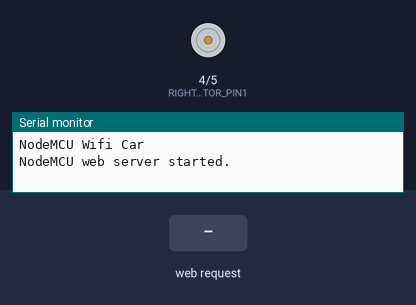
Simulated run of this sketch. Board: ESP8266 (NodeMCU). Shown: motor-driver pin pairs drawn as motors (green arrow = first pin HIGH = forward, orange = second pin HIGH = backward, longer = more drive), the last lines printed to the serial monitor. The test bench sets the inputs (shaded band). WiFi joins after 1.5 s; servers stay silent unless stated.

Above: at 1.2 s.
1.3 s: HTTP request GET /forward received
At 2.5 s:
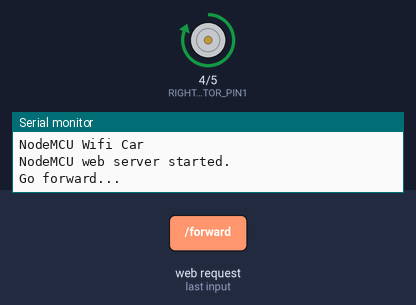
2.8 s: HTTP request GET /backward received
At 3.7 s:
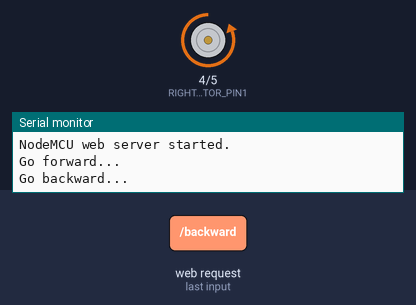
4.3 s: HTTP request GET / received
At 4.9 s:
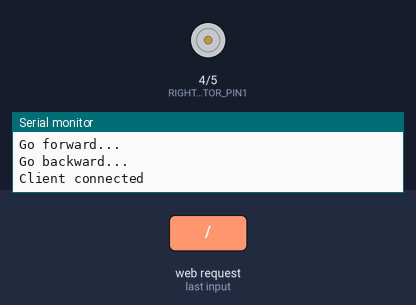
Timing chart, 0 to 7.3 s (numbered marks = the images above; inputs shaded):
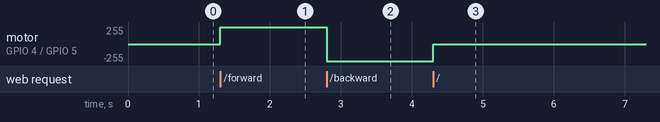

The sketch:

enaguration.ino
```cpp
// Simple WiFi-controlled car on NodeMCU V2 and L9110S motor drive board
// by Alan Wang and edited by Er. Sitaram Khadka to accomodate single motor control for enagurating curtain with web browser.

#include <ESP8266WiFi.h>
#include <ESP8266WebServer.h>

// WiFi settings
#define WIFI_MODE           1                     // 1 = AP mode, 2 = STA mode
#define SSID_AP             "Enaguration WiFi"    // for AP mode
#define PASSWORD_AP         "P@ssw0rd"            // for AP mode
#define SSID_STA            "Enaguration WiFi"      // for STA mode
#define PASSWORD_STA        "P@ssw0rd"  // for STA mode

// motor settings
#define RIGHT_MOTOR_PIN1    4                     // pin 1 of right motor (D2)
#define RIGHT_MOTOR_PIN2    5                     // pin 2 of right motor (D1)
#define RIGHT_MOTOR_SPEED   1023                  //speed for right motor (0-1023)

IPAddress local_ip(192, 168, 4, 1); //IP for AP mode
IPAddress gateway(192, 168, 4, 1); //IP for AP mode
IPAddress subnet(255, 255, 255, 0); //IP for AP mode
ESP8266WebServer server(80);
int mode = 0; // set car drive mode (0 = stop)

// initialize
void setup() {
  Serial.begin(9600);
  Serial.println("NodeMCU Wifi Car");
  pinMode(RIGHT_MOTOR_PIN1, OUTPUT);
  pinMode(RIGHT_MOTOR_PIN2, OUTPUT);
  control(); // stop the Motor

  if (WIFI_MODE == 1) { // AP mode
    WiFi.softAP(SSID_AP, PASSWORD_AP);
    WiFi.softAPConfig(local_ip, gateway, subnet);
  } else { // STA mode
    WiFi.begin(SSID_STA, PASSWORD_STA);
    Serial.print("Connecting to WiFi...");
    while (WiFi.status() != WL_CONNECTED) {
      delay(100);
      Serial.print(".");
    }
    Serial.println("");
    Serial.print("Connected! IP: ");
    Serial.println(WiFi.localIP()); //the IP is needed for connection in STA mode
  }

  // setup web server to handle specific HTTP requests
  server.on("/", HTTP_GET, handle_OnConnect);
  server.on("/forward", HTTP_GET, handle_forward);
  server.on("/backward", HTTP_GET, handle_backward);
  server.on("/stop", HTTP_GET, handle_stop);
  server.onNotFound(handle_NotFound);

  //start server
  server.begin();
  Serial.println("NodeMCU web server started.");
}

// handle HTTP requests and control car
void loop() {
  server.handleClient();
  control();
}

// HTTP request: on connect
void handle_OnConnect() {
  mode = 0;
  Serial.println("Client connected");
  server.send(200, "text/html", SendHTML());
}

// HTTP request: stop car
void handle_stop() {
  mode = 0;
  Serial.println("Stopped");
  server.send(200, "text/html", SendHTML());
}

// HTTP request: go forward
void handle_forward() {
  mode = 1;
  Serial.println("Go forward...");
  server.send(200, "text/html", SendHTML());
}

// HTTP request: go backward
void handle_backward() {
  mode = 2;
  Serial.println("Go backward...");
  server.send(200, "text/html", SendHTML());
}

// HTTP request: other
void handle_NotFound() {
  mode = 0;
  Serial.println("Page error");
  server.send(404, "text/plain", "Not found");
}

// control car movement
void control() {
  switch (mode) {
    case 0: // stop car
      digitalWrite(RIGHT_MOTOR_PIN1, LOW);
      digitalWrite(RIGHT_MOTOR_PIN2, LOW);
      break;
    case 1: // go forward
      analogWrite(RIGHT_MOTOR_PIN1, RIGHT_MOTOR_SPEED);
      digitalWrite(RIGHT_MOTOR_PIN2, LOW);
      break;
    case 2: // go backward
      digitalWrite(RIGHT_MOTOR_PIN1, LOW);
      analogWrite(RIGHT_MOTOR_PIN2, RIGHT_MOTOR_SPEED);
      break;

  }
}

// output HTML web page for user
String SendHTML() {
  String html = "<!DOCTYPE html>\n";
  html += "<html>\n";
  html += "<head>\n";
  html += "<title>Enaguration</title>\n";
  html += "<meta name=\"viewport\" content=\"width=device-width, initial-scale=1\">\n";
  html += "</head>\n";
  html += "<body>\n";
  html += "<div align=\"center\" style=\"background-color: #a6a1a1\">\n";
  html += "<h1>Enaguration</h1>\n";
  html += "<br>\n";
  html += "<form method=\"GET\">\n";
  html += "<input type=\"button\" style=\"background-color: #e81d07;margin-left:auto;margin-right:auto;display:block;margin-top:22%;margin-bottom:0%;border-top: 2px solid #5f6c4d;border-right: 2px solid #000000;border-bottom: 2px solid #000000;border-left: 2px solid #5f6c4d;width: 180px; height: 100px;font-weight: bold; font-size: 20px;\" value=\"Enagurate \n(open)\" onclick=\"window.location.href='/forward'\">\n";
  html += "<br><br>\n";
  html += "<input type=\"button\" value=\"Close\" onclick=\"window.location.href='/backward'\">\n";
  html += "<br><br>\n";
  html += "<input type=\"button\" value=\"Stop\" onclick=\"window.location.href='/stop'\">\n";
  html += "<br><br>\n";
  html += "</form>\n";
  html += "</div>\n";
  html += "<p style=\"font-family:verdana;font-color: #6b1010\">Automated Enaguration System</p>";
  html += "<p style=\"font-size:16px;font-family:'Courier New';font-color: #964702\">This is an automatated ENAGURATION project. The project is considered to be used in enaguration events like New construction, health-camp and other events.</p>";
  html += "<p align=\"center\" style=\"font-family:verdana;font-color: #f55225\">Designed and developed by Sitaram Khadka</p>";
  html += "</body>\n";
  html += "</html>\n";
  return html;
}
```

Measured:
- after the input at 1.3 s, motor on GPIO 4 (RIGHT_MOTOR_PIN1) / GPIO 5 (RIGHT_MOTOR_PIN2): stopped → forward 255/255 at once
- after the input at 2.8 s, motor on GPIO 4 (RIGHT_MOTOR_PIN1) / GPIO 5 (RIGHT_MOTOR_PIN2): forward 255/255 → backward 255/255 at once
- after the input at 4.3 s, motor on GPIO 4 (RIGHT_MOTOR_PIN1) / GPIO 5 (RIGHT_MOTOR_PIN2): backward 255/255 → stopped at once
